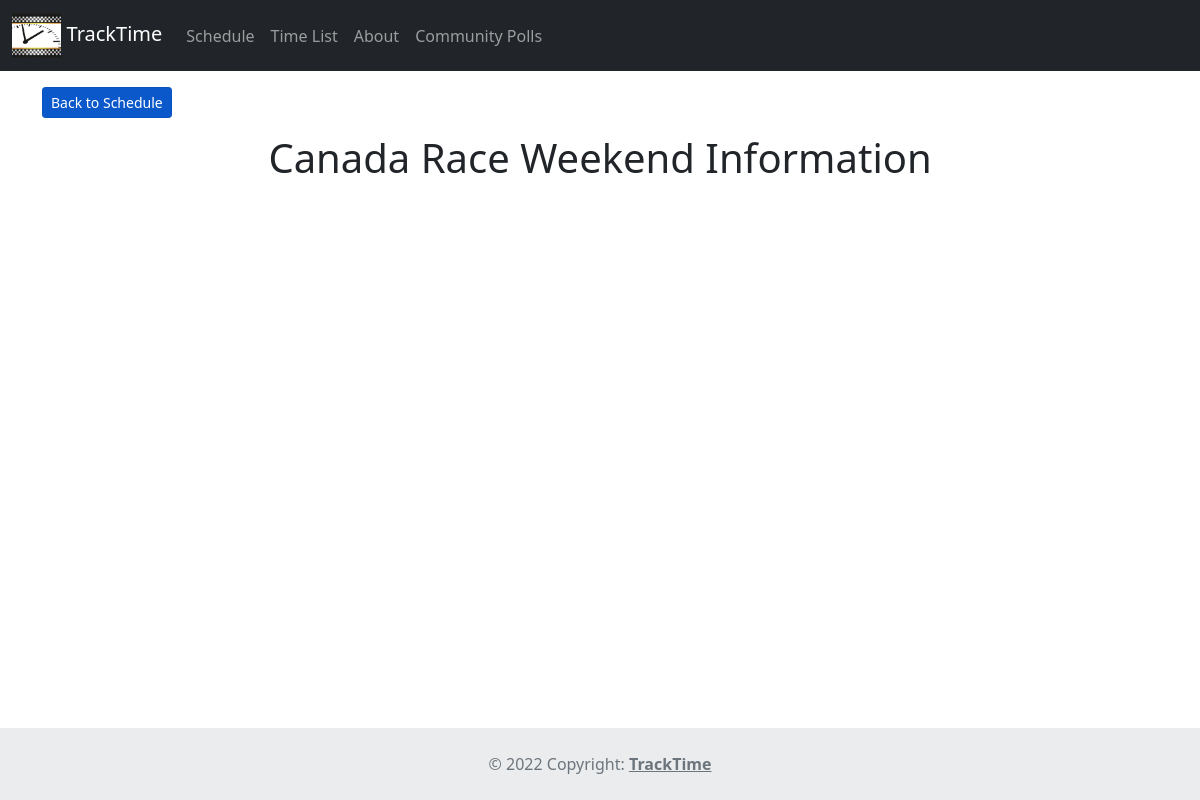
Page /9/ on the earlier database version.
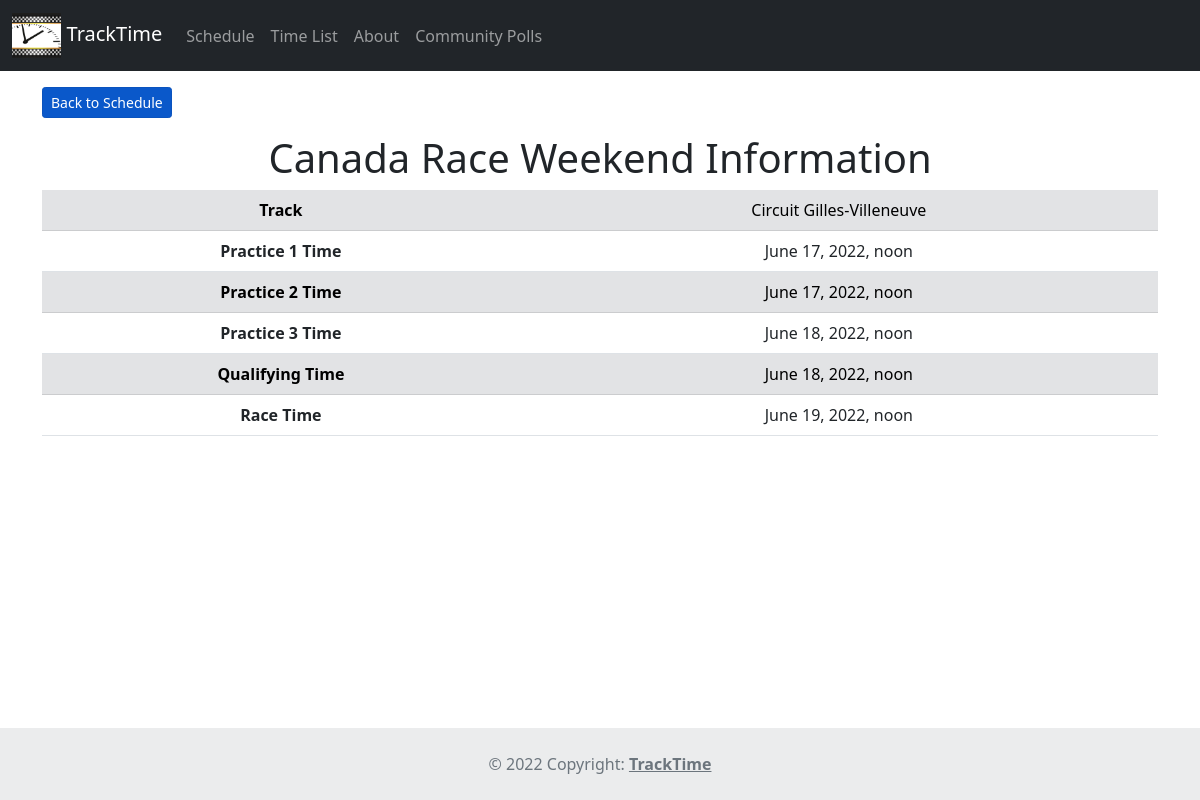
Same page on the later database version.
### races/models.py (models this page shows, shortened)
class Race(models.Model):
    schedule = models.ForeignKey(Schedule, on_delete=models.CASCADE)
    location = models.CharField(max_length=100)
    time = models.DateTimeField('race time')
    time_p1 = models.DateTimeField('p1 time', default=datetime.datetime.now)
    time_p2 = models.DateTimeField('p2 time', default=datetime.datetime.now)
    time_p3 = models.DateTimeField('p3 time', default=datetime.datetime.now)
    time_q = models.DateTimeField('q time', default=datetime.datetime.now)

### races/views.py (the view)
# urls.py: path('<int:pk>/', views.DetailView.as_view(), name='detail'),
class DetailView(generic.DetailView):
    model = Schedule
    template_name = 'races/detail.html'

### races/templates/races/detail.html (shortened to what this page needs)
<!DOCTYPE html>
<html lang="en">
    {% extends 'races/base.html' %}
    {% load static %}
        {% block body_block %}
        <div class="container">
            <div class="col-xs-1 mt-3" align="start">
                <a href="{% url 'races:schedule' %}" class="btn btn-primary btn-sm active" role="button">Back to Schedule</a>
            </div>
            <div class="col-xs-1 mt-3" align="center">
                <h1>{{ schedule.race_name }} Race Weekend Information</h1>
            </div>
            {% for race in schedule.race_set.all %}
                <table class="table">
                    <tbody>
                        <tr>
                            <th class="text-center table-secondary">Track</th>
                            <td class="text-center table-secondary">{{ race.location }}</td>
                        </tr>
                        <tr>
                            <th class="text-center">Practice 1 Time</th>
                            <td>{{ race.time_p1 }}</td>
                        </tr>
                        <tr>
                            <th class="text-center table-secondary">Practice 2 Time</th>
                            <td class="text-center table-secondary">{{ race.time_p2 }}</td>
                        </tr>
                        <tr>
                            <th class="text-center">Practice 3 Time</th>
                            <td>{{ race.time_p3 }}</td>
                        </tr>
                        <tr>
                            <th class="text-center table-secondary">Qualifying Time</th>
                            <td class="text-center table-secondary">{{ race.time_q }}</td>
                        </tr>
                        <tr>
                            <th class="text-center">Race Time</th>
                            <td>{{ race.time }}</td>
                        </tr>
                    </tbody>
                </table>
            {% endfor %}
        </div>
        {% endblock %}

Differences in the rows shown:
added Race: location "Circuit Gilles-Villeneuve", time_p1 "June 17, 2022, noon", time_p2 "June 17, 2022, noon", time_p3 "June 18, 2022, noon", time_q "June 18, 2022, noon", time "June 19, 2022, noon"
